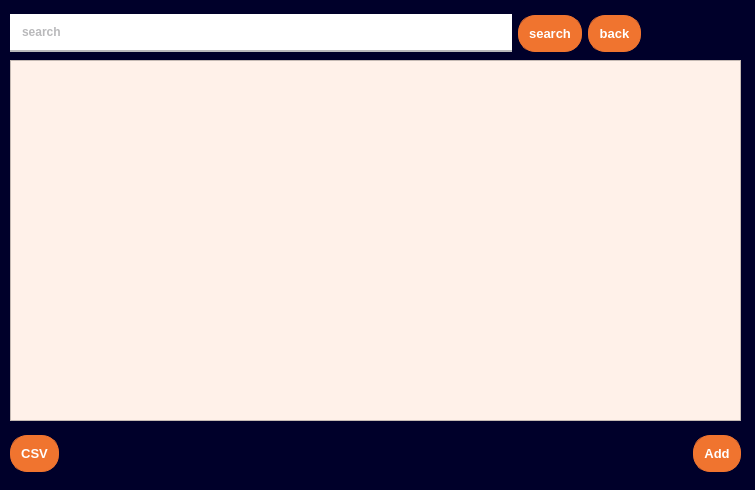
<?xml version="1.0" encoding="UTF-8"?>
<ui version="4.0">
 <class>StudentPage</class>
 <widget class="QDialog" name="StudentPage">
  <property name="geometry">
   <rect>
    <x>0</x>
    <y>0</y>
    <width>755</width>
    <height>490</height>
   </rect>
  </property>
  <property name="windowTitle">
   <string>Dialog</string>
  </property>
  <property name="styleSheet">
   <string notr="true">/*Copyright (c) DevSec Studio. All rights reserved.

MIT License

Permission is hereby granted, free of charge, to any person obtaining a copy
of this software and associated documentation files (the &quot;Software&quot;), to deal
in the Software without restriction, including without limitation the rights
to use, copy, modify, merge, publish, distribute, sublicense, and/or sell
copies of the Software, and to permit persons to whom the Software is
furnished to do so, subject to the following conditions:

The above copyright notice and this permission notice shall be included in all
copies or substantial portions of the Software.

THE SOFTWARE IS PROVIDED *AS IS*, WITHOUT WARRANTY OF ANY KIND, EXPRESS OR
IMPLIED, INCLUDING BUT NOT LIMITED TO THE WARRANTIES OF MERCHANTABILITY,
FITNESS FOR A PARTICULAR PURPOSE AND NONINFRINGEMENT. IN NO EVENT SHALL THE
AUTHORS OR COPYRIGHT HOLDERS BE LIABLE FOR ANY CLAIM, DAMAGES OR OTHER
LIABILITY, WHETHER IN AN ACTION OF CONTRACT, TORT OR OTHERWISE, ARISING FROM,
OUT OF OR IN CONNECTION WITH THE SOFTWARE OR THE USE OR OTHER DEALINGS IN THE SOFTWARE.
*/

/*-----QWidget-----*/
QWidget
{
	background-color: rgb(0, 0, 42);
	color: #ffffff;
	border-color: #000000;

}


/*-----QLabel-----*/
QLabel
{
	background-color: #292f45;
	color: #b9b9bb;
	border-color: #000000;

}


/*-----QPushButton-----*/
QPushButton
{
	background-color: #f0742f;
	color: #fff;
	font-weight: bold;
	border-style: solid;
	border-width: 1px;
	border-radius: 17px;
	border-color: #f0742f;
	padding: 10px;

}


QPushButton::hover
{
	background-color: #fc7c11;
	color: #fff;

}


QPushButton::pressed
{
	background-color: #ff6b35;
	color: #fff;

}


/*-----QToolButton-----*/
QToolButton
{
	background-color: #292f45;
	color: #000000;
	border-style: solid;
	border-color: #000000;

}


QToolButton::hover
{
	background-color: #fc7c11;
	color: #000000;
	padding: 2px;
	border-radius: 15px;
	border-color: #fc7c11;

}


QToolButton::pressed
{
	background-color: #fc7c11;
	color: #000000;
	border-style: solid;
	border-width: 2px;

}


/*-----QLineEdit-----*/
QLineEdit{
	background-color: rgb(255, 255, 255);
	color: #b9b9bb;
	font-weight: bold;
	border-style: solid;
	border-width: 2px;
	border-top: 0px;
	border-left: 0px;
	border-right: 0px;
	border-color: #b9b9bb;
	padding: 10px;

}


/*-----QCheckBox-----*/
QCheckBox
{
	background-color: transparent;
	color: #b9b9bb;
	font-weight: bold;

}


QCheckBox::indicator
{
    color: #b1b1b1;
    background-color: #00111d;
    border: 1px solid #f0742f;
    width: 12px;
    height: 12px;

}


QCheckBox::indicator:checked
{
    image:url(&quot;./ressources/check.png&quot;); /*To replace*/
	background-color: #1f2b2b;
    border: 1px solid #f0742f;

}


QCheckBox::indicator:unchecked:hover
{
    border: 1px solid #f0742f;

}


QCheckBox::disabled
{
	color: #656565;

}


QCheckBox::indicator:disabled
{
	background-color: #656565;
	color: #656565;
    border: 1px solid #656565;

}
</string>
  </property>
  <widget class="QTableWidget" name="studentTable">
   <property name="geometry">
    <rect>
     <x>10</x>
     <y>60</y>
     <width>731</width>
     <height>361</height>
    </rect>
   </property>
   <property name="sizePolicy">
    <sizepolicy hsizetype="Preferred" vsizetype="Preferred">
     <horstretch>0</horstretch>
     <verstretch>0</verstretch>
    </sizepolicy>
   </property>
   <property name="font">
    <font>
     <pointsize>12</pointsize>
    </font>
   </property>
   <property name="styleSheet">
    <string notr="true">QWidget {
    background-color: rgb(255, 241, 233);
    color: #fffff8;
}

QHeaderView::section {
    background-color: #ff8f57;
    padding: 4px;
    border: 1px solid #fffff8;
    font-size: 14pt;
}

QTableWidget {
    gridline-color: #fffff8;
    font-size: 12pt;
}
</string>
   </property>
   <property name="editTriggers">
    <set>QAbstractItemView::NoEditTriggers</set>
   </property>
   <property name="alternatingRowColors">
    <bool>true</bool>
   </property>
   <property name="selectionMode">
    <enum>QAbstractItemView::SingleSelection</enum>
   </property>
   <property name="selectionBehavior">
    <enum>QAbstractItemView::SelectRows</enum>
   </property>
   <property name="sortingEnabled">
    <bool>true</bool>
   </property>
   <attribute name="horizontalHeaderStretchLastSection">
    <bool>true</bool>
   </attribute>
  </widget>
  <widget class="QWidget" name="layoutWidget">
   <property name="geometry">
    <rect>
     <x>10</x>
     <y>10</y>
     <width>631</width>
     <height>47</height>
    </rect>
   </property>
   <layout class="QHBoxLayout" name="horizontalLayout">
    <item>
     <widget class="QLineEdit" name="searchLineEdit">
      <property name="text">
       <string>search</string>
      </property>
     </widget>
    </item>
    <item>
     <widget class="QPushButton" name="searchPushButton">
      <property name="font">
       <font>
        <pointsize>10</pointsize>
        <bold>true</bold>
       </font>
      </property>
      <property name="text">
       <string>search</string>
      </property>
     </widget>
    </item>
    <item>
     <widget class="QPushButton" name="backPushButton">
      <property name="font">
       <font>
        <pointsize>10</pointsize>
        <bold>true</bold>
       </font>
      </property>
      <property name="text">
       <string>back</string>
      </property>
     </widget>
    </item>
   </layout>
  </widget>
  <widget class="QWidget" name="layoutWidget">
   <property name="geometry">
    <rect>
     <x>10</x>
     <y>430</y>
     <width>731</width>
     <height>47</height>
    </rect>
   </property>
   <layout class="QHBoxLayout" name="horizontalLayout_2">
    <item>
     <widget class="QPushButton" name="csvPushButton">
      <property name="font">
       <font>
        <pointsize>10</pointsize>
        <bold>true</bold>
       </font>
      </property>
      <property name="text">
       <string>CSV</string>
      </property>
     </widget>
    </item>
    <item>
     <spacer name="horizontalSpacer">
      <property name="orientation">
       <enum>Qt::Horizontal</enum>
      </property>
      <property name="sizeHint" stdset="0">
       <size>
        <width>40</width>
        <height>20</height>
       </size>
      </property>
     </spacer>
    </item>
    <item>
     <widget class="QPushButton" name="addPushButton">
      <property name="font">
       <font>
        <pointsize>10</pointsize>
        <bold>true</bold>
       </font>
      </property>
      <property name="text">
       <string>Add</string>
      </property>
     </widget>
    </item>
   </layout>
  </widget>
 </widget>
 <resources/>
 <connections/>
</ui>
